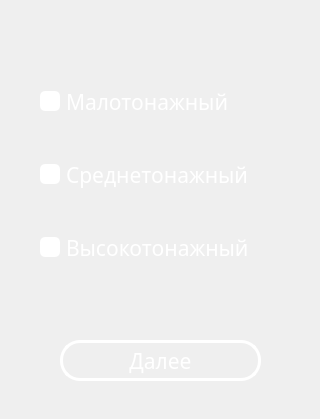
<?xml version="1.0" encoding="UTF-8"?>
<ui version="4.0">
 <class>Dialog</class>
 <widget class="QDialog" name="Dialog">
  <property name="geometry">
   <rect>
    <x>0</x>
    <y>0</y>
    <width>320</width>
    <height>419</height>
   </rect>
  </property>
  <property name="maximumSize">
   <size>
    <width>320</width>
    <height>420</height>
   </size>
  </property>
  <property name="windowTitle">
   <string>Dialog</string>
  </property>
  <property name="styleSheet">
   <string notr="true">background: url(&quot;icons_new/Сортировка.jpg&quot;);</string>
  </property>
  <widget class="QWidget" name="Widget" native="true">
   <property name="geometry">
    <rect>
     <x>40</x>
     <y>50</y>
     <width>281</width>
     <height>251</height>
    </rect>
   </property>
   <property name="layoutDirection">
    <enum>Qt::LayoutDirection::LeftToRight</enum>
   </property>
   <property name="styleSheet">
    <string notr="true">background:none;</string>
   </property>
   <layout class="QVBoxLayout" name="verticalLayout">
    <item>
     <widget class="QCheckBox" name="Checked1">
      <property name="styleSheet">
       <string notr="true">QCheckBox{ 
    font-size:16pt;
	font-family:Comfortaa;
background:none;
border:none;
color:white;
}
QCheckBox::indicator {
   height:20px;
   width:20px;
   border-radius:5px;
	background-color:white;
}
QCheckBox::indicator:checked {
   
    background:url(&quot;icons_new/checked.jpg&quot;);
}</string>
      </property>
      <property name="text">
       <string>Малотонажный</string>
      </property>
      <property name="iconSize">
       <size>
        <width>30</width>
        <height>30</height>
       </size>
      </property>
      <property name="tristate">
       <bool>false</bool>
      </property>
     </widget>
    </item>
    <item>
     <widget class="QCheckBox" name="Checked2">
      <property name="styleSheet">
       <string notr="true">QCheckBox{ 
    font-size:16pt;
	font-family:Comfortaa;
background:none;
border:none;
color:white;
}
QCheckBox::indicator {
   height:20px;
   width:20px;
   border-radius:5px;
	background-color:white;
}
QCheckBox::indicator:checked {
   
    background:url(&quot;icons_new/checked.jpg&quot;);
}</string>
      </property>
      <property name="text">
       <string>Среднетонажный</string>
      </property>
     </widget>
    </item>
    <item>
     <widget class="QCheckBox" name="Checked3">
      <property name="styleSheet">
       <string notr="true">QCheckBox{ 
    font-size:16pt;
	font-family:Comfortaa;
background:none;
border:none;
color:white;
}
QCheckBox::indicator {
   height:20px;
   width:20px;
   border-radius:5px;
	background-color:white;
}
QCheckBox::indicator:checked {
   
    background:url(&quot;icons_new/checked.jpg&quot;);
}</string>
      </property>
      <property name="text">
       <string>Высокотонажный</string>
      </property>
     </widget>
    </item>
   </layout>
  </widget>
  <widget class="QPushButton" name="Next">
   <property name="geometry">
    <rect>
     <x>60</x>
     <y>340</y>
     <width>201</width>
     <height>41</height>
    </rect>
   </property>
   <property name="styleSheet">
    <string notr="true">QPushButton{
background:none;
border:3px solid white;
border-radius:20px;
color:white;
font-family:Comfortaa;;
font-size:16pt;
}
QPushButton:hover{
background:white;
color:rgba(36,173,243,255);
}
QPushButton:pressed{
border:none;
background:rgba(255,255,255,160);
color:rgba(36,173,243,255);
}</string>
   </property>
   <property name="text">
    <string>Далее</string>
   </property>
  </widget>
 </widget>
 <resources>
  <include location="resourses_new.qrc"/>
 </resources>
 <connections/>
</ui>
